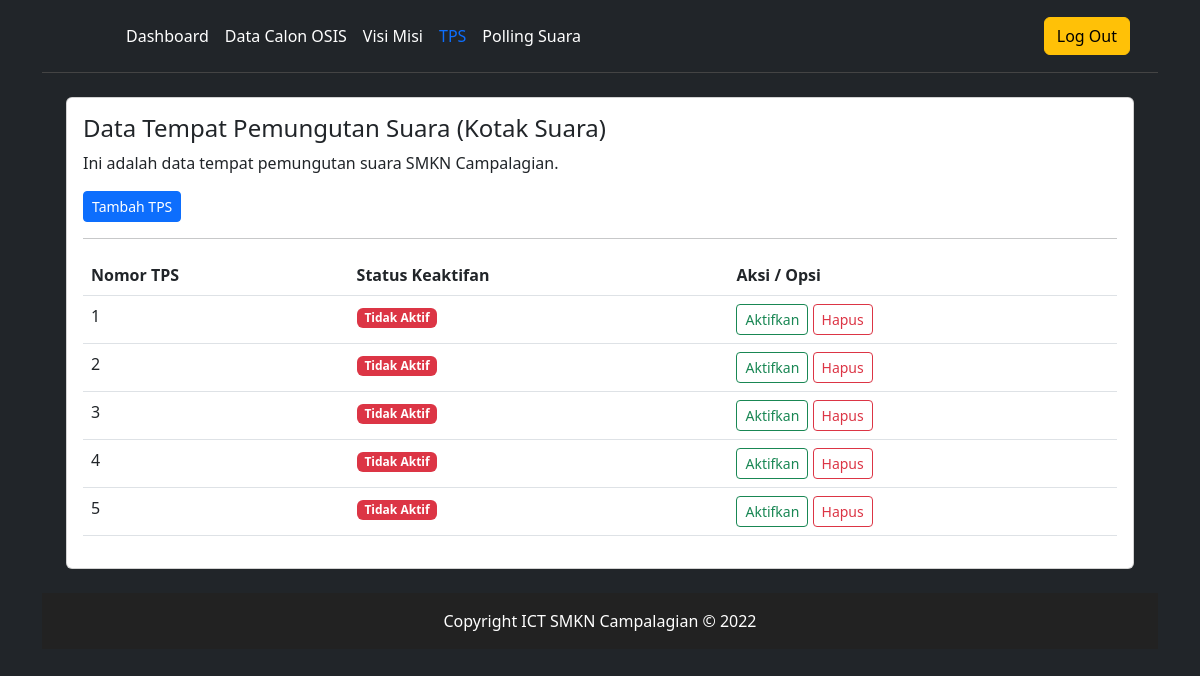
/admin/tps.php (signed in), run on an earlier commit of the app's database.
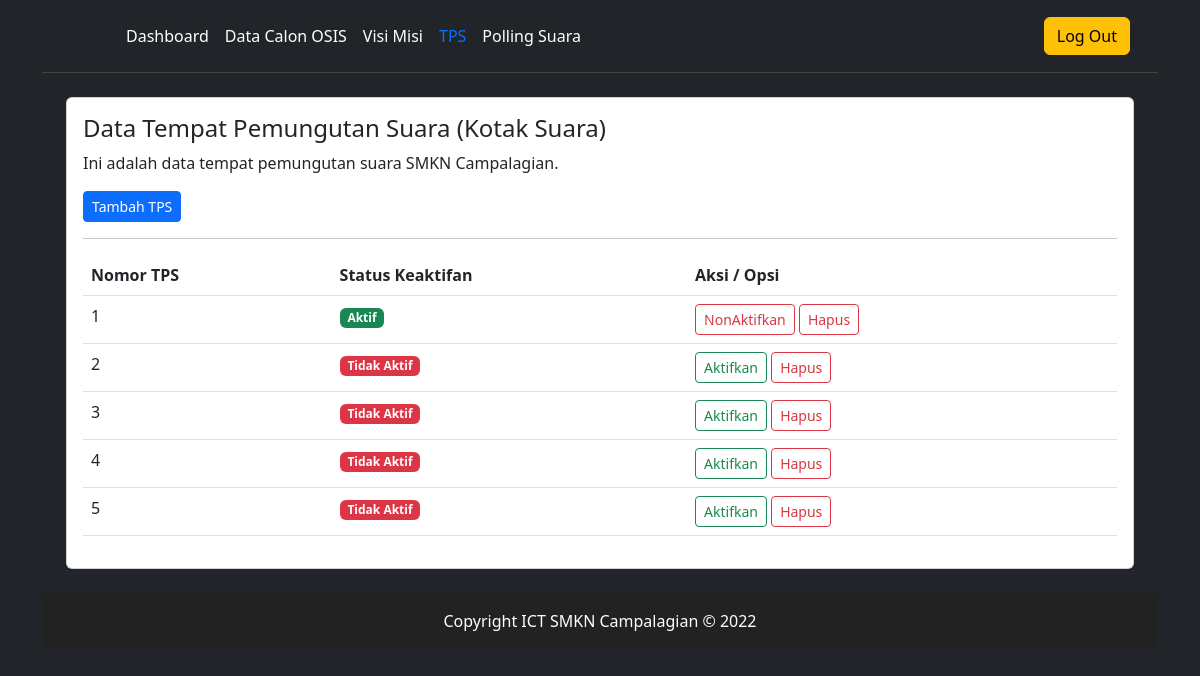
And on a later commit of the database.
### tables this page shows
CREATE TABLE `tps` (
  `id` int(11) NOT NULL,
  `nomor` int(11) NOT NULL,
  `status` int(11) NOT NULL
);

### admin/tps.php (the view)
<?php
include('inc_header.php');
include("../inc/inc_database.php");
?>
<?php
$sql = "SELECT * FROM tps ORDER BY nomor ASC";
$q = mysqli_query($koneksi, $sql);
?>
<div class="card text-start">
    <div class="card-body">
        <h4 class="card-title">Data Tempat Pemungutan Suara (Kotak Suara)</h4>
        <p class="card-text">Ini adalah data tempat pemungutan suara SMKN Campalagian.</p>
        <a href="tps_input.php" class="btn btn-sm btn-primary">Tambah TPS</a>
        <hr>
        <table class="table table-stripped table-responsive">
            <thead>
                <th>Nomor TPS</th>
                <th>Status Keaktifan</th>
                <th>Aksi / Opsi</th>
            </thead>
            <tbody>
                <?php
                while ($r = mysqli_fetch_array($q)) {
                ?>
                <tr>
                    <td>
                        <?= $r['nomor'] ?>
                    </td>
                    <td>
                        <span class="badge bg-<?= $r['status'] == 1 ? 'success' : 'danger' ?>">
                            <?= $r['status']==1 ? 'Aktif' : 'Tidak Aktif' ?>
                        </span>
                    </td>
                    <td>
                        <a href="tps_aktifkan_atau_tidak.php?id=<?= $r['id'] ?>&status=<?= $r['status'] == 1 ? 'aktif' : 'tidak-aktif' ?>"
                            class="btn btn-sm btn-outline-<?= $r['status'] == 1 ? 'danger' : 'success' ?>">
                            <?= $r['status']==1 ? 'NonAktifkan' : 'Aktifkan' ?>
                        </a>
                        <a href="tps_hapus.php?id=<?= $r['id'] ?>" class="btn btn-sm btn-outline-danger"
                            onclick="return confirm('Anda yakin ingin menghapus TPS ini ?')">Hapus</a>
                    </td>
                </tr>
                <?php } ?>
            </tbody>
        </table>
    </div>
</div>
<?php include('inc_footer.php') ?>

What changed in the data, as far as the page shows it:
changed tps (number 1 of 5 on the later page): status "Tidak Aktif Aktifkan" → "Aktif NonAktifkan"
